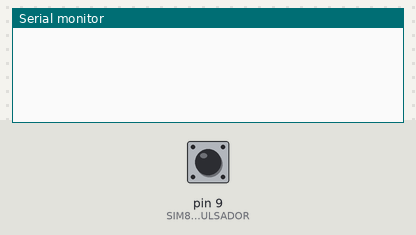
Recording of a sketch running on a simulated Arduino Uno, built with avr-gcc and run on an emulated ATmega328P. On the bench: the last lines printed to the serial monitor. The test bench sets the inputs (shaded band); at power-on: pin 9 (SIM800_PULSADOR) LOW. The modem accepts every AT command (registered, SIM ready, sends succeed) and sends nothing else.

Above: at 2.2 s.
2.3 s: pin 9 (SIM800_PULSADOR) pulled HIGH for 0.15 s
At 3.1 s:
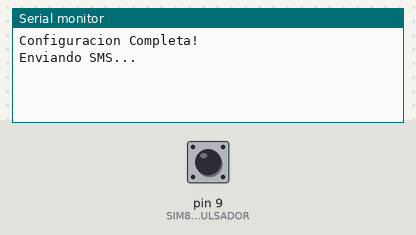
At 7.6 s:
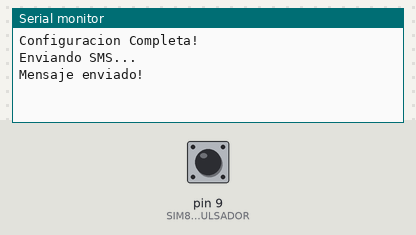

Measured:
- after the input at 2.3 s, the serial monitor: prints a new line at once (image 1)

The sketch:

msn_sim800l.ino
```cpp
 /* Se usa la libreiar SoftwareSerial para definir los pines de comunicacion del
    Arduino Uno (D7 y D8), en alimentación el regulador L7805CV (5V) y el diodo Zener
    IN4728A (Pueden Utilizar otro Zener o un diodo de proposito general). Se envía
    comandos AT para Establecr comunicación con el modulo SIM800l y se utiliza Sim Car
    del operador TIGO (Colombia).

    ARDUINO UNO     SIM800L
      D7              TX
      D8              RX
      RESET           RST
      GND             GND
  */

#include <SoftwareSerial.h>

//Pulsador para enviar el Mensaje
#define SIM800_PULSADOR 9

int contador = 0;

//Se declara los pines en el arduino Uno
SoftwareSerial MOD_SIM800L(7, 8);

void setup() {
  //Se establece la velocidad para el puerto serie
  Serial.begin(115200);
  while(!Serial);

  //Velocidad de trabajo entre el Arduino Uno y el Modulo SIM800L
  MOD_SIM800L.begin(115200);
  delay(1000);

  pinMode (SIM800_PULSADOR, INPUT);
 }

void loop() {

  if((digitalRead(SIM800_PULSADOR) == 1)&&(contador == 0)){
  Serial.println("Configuracion Completa!");
  Serial.println("Enviando SMS...");

  //Se establece el formato de SMS en ASCII
  MOD_SIM800L.write("AT+CMGF=1\r\n");
  delay(1000);

  //Enviar comando para un nuevos SMS al numero establecido
  MOD_SIM800L.write("AT+CMGS=\"+573114009876\"\r\n");
  delay(1000);

  //Enviar contenido del SMS
  MOD_SIM800L.write("Hola bienvenidos a su canal: Diseno Electronico A2P");
  delay(1000);

  //Enviar Ctrl+Z
  MOD_SIM800L.write((char)26);
  delay(1000);

  Serial.println("Mensaje enviado!");
  }
}
```
